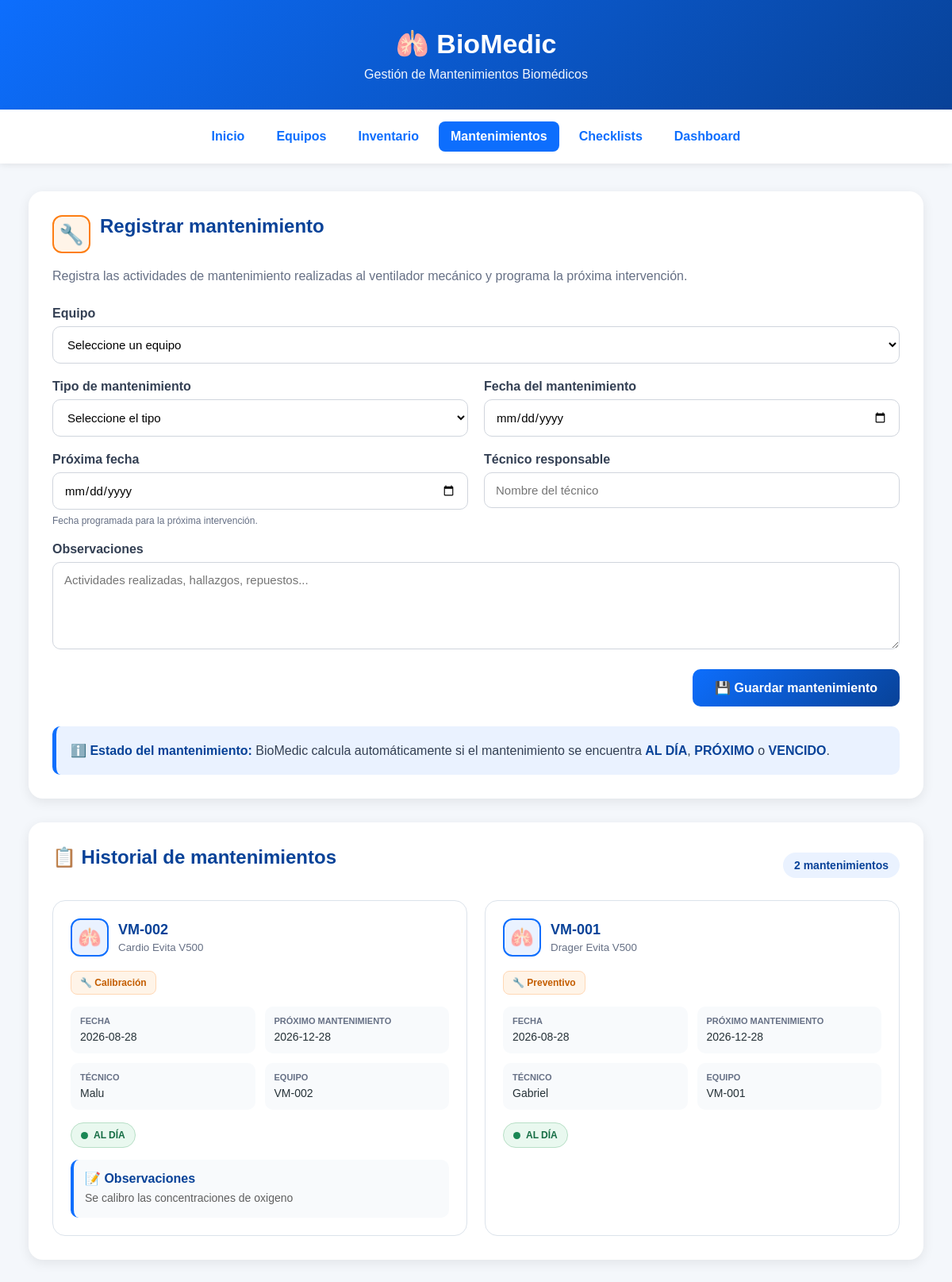
The page /mantenimientos on the database its author committed.
### tables this page shows
CREATE TABLE mantenimientos (
            id INTEGER PRIMARY KEY AUTOINCREMENT,
            equipo_id INTEGER NOT NULL,
            tipo TEXT NOT NULL,
            fecha TEXT NOT NULL,
            proxima_fecha TEXT NOT NULL,
            tecnico TEXT NOT NULL,
            observaciones TEXT,
            FOREIGN KEY (equipo_id)
                REFERENCES equipos(id)
        );

CREATE TABLE equipos (
            id INTEGER PRIMARY KEY AUTOINCREMENT,
            codigo TEXT NOT NULL,
            marca TEXT NOT NULL,
            modelo TEXT NOT NULL,
            serie TEXT NOT NULL,
            ubicacion TEXT NOT NULL,
            servicio TEXT NOT NULL,
            estado TEXT NOT NULL,
            fecha TEXT,
            observaciones TEXT
        );

### app.py (the view, shortened to what this page needs)
@app.route("/mantenimientos", methods=["GET", "POST"])
def mantenimientos():
    conexion = conectar_bd()
    equipos_registrados = conexion.execute("""
        SELECT *
        FROM equipos
        ORDER BY codigo ASC
    """).fetchall()
    mantenimientos_registrados = conexion.execute("""
        SELECT
            mantenimientos.*,
            equipos.codigo,
            equipos.marca,
            equipos.modelo
        FROM mantenimientos
        INNER JOIN equipos
            ON mantenimientos.equipo_id = equipos.id
        ORDER BY
            mantenimientos.fecha DESC,
            mantenimientos.id DESC
    """).fetchall()
    mantenimientos_lista = []
    hoy = date.today()
    for mantenimiento in mantenimientos_registrados:
        try:
            fecha_proxima = datetime.strptime(
                mantenimiento["proxima_fecha"],
                "%Y-%m-%d"
            ).date()
            diferencia = (
                fecha_proxima - hoy
            ).days
            if diferencia < 0:
                estado_mantenimiento = "VENCIDO"
            elif diferencia <= 30:
                estado_mantenimiento = "PRÓXIMO"
            else:
                estado_mantenimiento = "AL DÍA"
        except (ValueError, TypeError):
            estado_mantenimiento = "SIN FECHA"
        mantenimientos_lista.append({
            "id":
                mantenimiento["id"],
            "equipo_id":
                mantenimiento["equipo_id"],
            "codigo":
                mantenimiento["codigo"],
            "marca":
                mantenimiento["marca"],
            "modelo":
                mantenimiento["modelo"],
            "tipo":
                mantenimiento["tipo"],
            "fecha":
                mantenimiento["fecha"],
            "proxima_fecha":
                mantenimiento["proxima_fecha"],
            "tecnico":
                mantenimiento["tecnico"],
            "observaciones":
                mantenimiento["observaciones"],
            "estado_mantenimiento":
                estado_mantenimiento
        })
    conexion.close()
    return render_template(
        "mantenimientos.html",
        equipos=equipos_registrados,
        mantenimientos=mantenimientos_lista
    )

### app.py (called while the page is built)
@app.after_request
def forzar_utf8(response):
    if response.content_type.startswith("text/html"):
        response.headers["Content-Type"] = "text/html; charset=utf-8"
    return response

def conectar_bd():
    conexion = sqlite3.connect(DATABASE)
    conexion.row_factory = sqlite3.Row
    return conexion

### templates/mantenimientos.html (shortened to what this page needs)
<!DOCTYPE html>
<html lang="es">
<head>
</head>
<body>
<header>
    <h1>&#x1FAC1; BioMedic</h1>
    <p>Gesti&oacute;n de Mantenimientos Biom&eacute;dicos</p>
</header>
<nav>
    <a href="/">Inicio</a>
    <a href="/equipos">Equipos</a>
    <a href="/inventario">Inventario</a>
    <a href="/mantenimientos" class="activo">Mantenimientos</a>
    <a href="/checklist">Checklists</a>
    <a href="/dashboard">Dashboard</a>
</nav>
<main class="contenedor">
    <section class="tarjeta">
        <div class="titulo-seccion">
            <div class="titulo-icono">&#x1F527;</div>
            <div><h2>Registrar mantenimiento</h2></div>
        </div>
        <p class="descripcion">Registra las actividades de mantenimiento realizadas al ventilador mec&aacute;nico y programa la pr&oacute;xima intervenci&oacute;n.</p>
        <form method="POST" action="/mantenimientos">
            <div class="form-grid">
                <div class="campo campo-completo">
                    <label for="equipo_id">Equipo</label>
                    <select id="equipo_id" name="equipo_id" required>
                        <option value="">Seleccione un equipo</option>
                    </select>
                </div>
                <div class="campo">
                    <label for="tipo">Tipo de mantenimiento</label>
                    <select id="tipo" name="tipo" required>
                        <option value="">Seleccione el tipo</option>
                    </select>
                </div>
                <div class="campo"><label for="fecha">Fecha del mantenimiento</label><input type="date" id="fecha" name="fecha" required></div>
                <div class="campo"><label for="proxima_fecha">Pr&oacute;xima fecha</label><input type="date" id="proxima_fecha" name="proxima_fecha" required><span class="ayuda">Fecha programada para la pr&oacute;xima intervenci&oacute;n.</span></div>
                <div class="campo"><label for="tecnico">T&eacute;cnico responsable</label><input type="text" id="tecnico" name="tecnico" placeholder="Nombre del t&eacute;cnico" required></div>
                <div class="campo campo-completo"><label for="observaciones">Observaciones</label><textarea id="observaciones" name="observaciones" placeholder="Actividades realizadas, hallazgos, repuestos..."></textarea></div>
            </div>
            <div class="zona-boton"><button type="submit" class="btn-guardar">&#x1F4BE; Guardar mantenimiento</button></div>
        </form>
        <div class="nota"><strong>&#x2139;&#xFE0F; Estado del mantenimiento:</strong> BioMedic calcula autom&aacute;ticamente si el mantenimiento se encuentra <strong>AL D&Iacute;A</strong>, <strong>PR&Oacute;XIMO</strong> o <strong>VENCIDO</strong>.</div>
    </section>
    <section class="tarjeta">
        <div class="encabezado-historial">
            <h2>&#x1F4CB; Historial de mantenimientos</h2>
            <span class="contador">{{ mantenimientos|length }} {% if mantenimientos|length == 1 %}mantenimiento{% else %}mantenimientos{% endif %}</span>
        </div>
        {% if mantenimientos %}
        <div class="mantenimientos-grid">
            {% for m in mantenimientos %}
            <article class="mantenimiento-card">
                <div class="mantenimiento-header">
                    <div class="equipo-info">
                        <div class="equipo-icono">&#x1FAC1;</div>
                        <div><h3>{{ m.codigo }}</h3><small>{{ m.marca }} {{ m.modelo }}</small></div>
                    </div>
                </div>
                <div class="tipo-badge">&#x1F527; {{ m.tipo }}</div>
                <div class="informacion">
                    <div class="dato"><strong>Fecha</strong><span>{{ m.fecha }}</span></div>
                    <div class="dato"><strong>Pr&oacute;ximo mantenimiento</strong><span>{{ m.proxima_fecha }}</span></div>
                    <div class="dato"><strong>T&eacute;cnico</strong><span>{{ m.tecnico }}</span></div>
                    <div class="dato"><strong>Equipo</strong><span>{{ m.codigo }}</span></div>
                </div>
                {% if m.estado_mantenimiento == "AL DIA" or m.estado_mantenimiento == "AL D\u00cdA" %}
                    <div class="estado-mantenimiento estado-al-dia"><span class="estado-punto"></span> AL D&Iacute;A</div>
                {% elif m.estado_mantenimiento == "PROXIMO" or m.estado_mantenimiento == "PR\u00d3XIMO" %}
                    <div class="estado-mantenimiento estado-proximo"><span class="estado-punto"></span> PR&Oacute;XIMO</div>
                {% elif m.estado_mantenimiento == "VENCIDO" %}
                    <div class="estado-mantenimiento estado-vencido"><span class="estado-punto"></span> VENCIDO</div>
                {% else %}
                    <div class="estado-mantenimiento estado-sin-fecha"><span class="estado-punto"></span> SIN FECHA</div>
                {% endif %}
                {% if m.observaciones %}<div class="observaciones"><strong>&#x1F4DD; Observaciones</strong><p>{{ m.observaciones }}</p></div>{% endif %}
            </article>
            {% endfor %}
        </div>
        {% else %}
        <div class="sin-mantenimientos">
            <div class="icono">&#x1F527;</div>
            <h3>No hay mantenimientos registrados</h3>
            <p>Utiliza el formulario anterior para registrar el primer mantenimiento.</p>
        </div>
        {% endif %}
    </section>
</main>
</body>
</html>

### templates/mantenimientos.html (style rules this page uses)
* { box-sizing: border-box; }
body { margin: 0; font-family: Arial, Helvetica, sans-serif; background: #f4f7fb; color: #263238; }
header { background: linear-gradient(135deg, #0d6efd, #084298); color: white; text-align: center; padding: 35px 20px; }
header h1 { margin: 0; font-size: 34px; }
header p { margin: 10px 0 0; font-size: 16px; opacity: 0.95; }
nav { background: white; padding: 15px; display: flex; justify-content: center; flex-wrap: wrap; gap: 10px; box-shadow: 0 2px 8px rgba(0,0,0,0.08); }
nav a { text-decoration: none; color: #0d6efd; font-weight: bold; padding: 10px 15px; border-radius: 8px; transition: 0.2s; }
nav a.activo { background: #0d6efd; color: white; }
.contenedor { width: 94%; max-width: 1250px; margin: 35px auto; }
.tarjeta { background: white; padding: 30px; border-radius: 18px; box-shadow: 0 4px 15px rgba(0,0,0,0.08); margin-bottom: 30px; }
.tarjeta h2 { margin-top: 0; color: #084298; }
.titulo-seccion { display: flex; align-items: center; gap: 12px; margin-bottom: 10px; }
.titulo-icono { width: 48px; height: 48px; border-radius: 12px; background: #fff4e8; border: 2px solid #fd7e14; display: flex; align-items: center; justify-content: center; font-size: 25px; }
.descripcion { color: #667085; line-height: 1.6; margin-bottom: 25px; }
.form-grid { display: grid; grid-template-columns: repeat(2, 1fr); gap: 20px; }
.campo { display: flex; flex-direction: column; }
.campo-completo { grid-column: 1 / -1; }
.campo label { font-weight: bold; margin-bottom: 7px; color: #344054; }
.campo input, .campo select, .campo textarea { width: 100%; padding: 13px 14px; border: 1px solid #d0d5dd; border-radius: 10px; font-size: 15px; font-family: Arial; background: white; transition: 0.2s; }
.campo textarea { min-height: 110px; resize: vertical; }
.ayuda { margin-top: 7px; font-size: 12px; color: #667085; }
.zona-boton { display: flex; justify-content: flex-end; margin-top: 25px; }
.btn-guardar { border: none; background: linear-gradient(135deg, #0d6efd, #084298); color: white; padding: 14px 28px; border-radius: 10px; font-size: 16px; font-weight: bold; cursor: pointer; transition: 0.2s; }
.encabezado-historial { display: flex; justify-content: space-between; align-items: center; gap: 15px; margin-bottom: 20px; }
.contador { background: #eaf2ff; color: #084298; padding: 8px 14px; border-radius: 20px; font-weight: bold; font-size: 14px; }
.mantenimientos-grid { display: grid; grid-template-columns: repeat(2, 1fr); gap: 22px; }
.mantenimiento-card { border: 1px solid #dce3eb; border-radius: 16px; padding: 22px; background: white; transition: 0.2s; }
.mantenimiento-header { display: flex; justify-content: space-between; align-items: flex-start; gap: 15px; margin-bottom: 18px; }
.equipo-info { display: flex; align-items: center; gap: 12px; }
.equipo-icono { width: 48px; height: 48px; border-radius: 12px; background: #eaf2ff; border: 2px solid #0d6efd; display: flex; align-items: center; justify-content: center; font-size: 24px; }
.equipo-info h3 { margin: 0; color: #084298; font-size: 18px; }
.equipo-info small { display: block; margin-top: 4px; color: #667085; }
.tipo-badge { display: inline-block; padding: 7px 11px; border-radius: 8px; background: #fff4e8; color: #c45d00; border: 1px solid #ffd8b5; font-size: 12px; font-weight: bold; margin-bottom: 15px; }
.informacion { display: grid; grid-template-columns: repeat(2, 1fr); gap: 12px; }
.dato { background: #f8fafc; border-radius: 10px; padding: 12px; }
.dato strong { display: block; font-size: 11px; color: #667085; margin-bottom: 5px; text-transform: uppercase; }
.dato span { font-size: 14px; color: #263238; word-break: break-word; }
.estado-mantenimiento { display: inline-flex; align-items: center; gap: 7px; padding: 8px 12px; border-radius: 20px; font-size: 12px; font-weight: bold; margin-top: 16px; }
.estado-punto { width: 9px; height: 9px; border-radius: 50%; }
.estado-al-dia { background: #e9f8ef; color: #146c43; border: 1px solid #b7dfc6; }
.estado-al-dia .estado-punto { background: #198754; }
.observaciones { margin-top: 15px; padding: 14px; border-radius: 10px; background: #f8fafc; border-left: 4px solid #0d6efd; }
.observaciones strong { display: block; color: #084298; margin-bottom: 5px; }
.observaciones p { margin: 0; line-height: 1.5; color: #5f5f5f; font-size: 14px; }
.nota { background: #eaf2ff; border-left: 5px solid #0d6efd; padding: 18px; border-radius: 10px; margin-top: 25px; line-height: 1.6; color: #344054; }
.nota strong { color: #084298; }

### rows shown on the page
mantenimientos: codigo "VM-002", marca "Cardio", modelo "Evita V500", tipo "Calibración", fecha "2026-08-28", proxima_fecha "2026-12-28", tecnico "Malu", observaciones "Se calibro las concentraciones de oxigeno"
mantenimientos: codigo "VM-001", marca "Drager", modelo "Evita V500", tipo "Preventivo", fecha "2026-08-28", proxima_fecha "2026-12-28", tecnico "Gabriel"

### other values the page prints
{{ mantenimientos|length }} "2"
